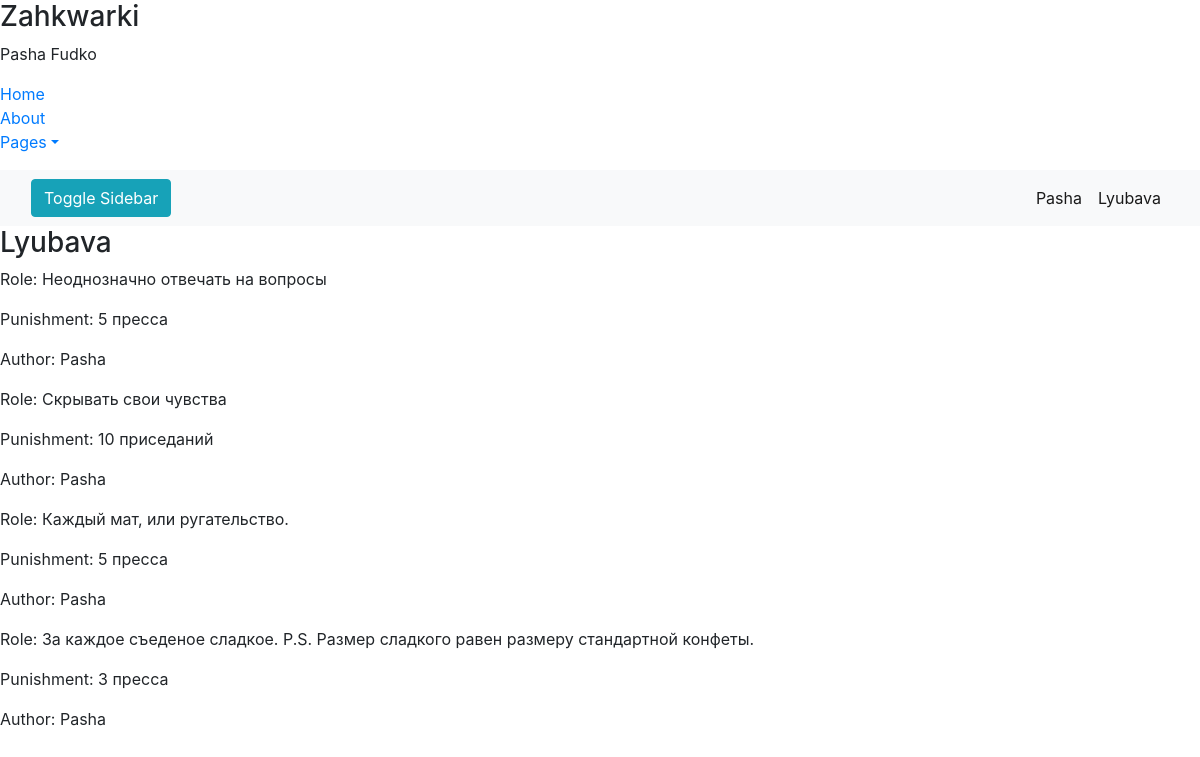
Page /show_user_list/3 on the committed database.
### blog/models.py (models this page shows, shortened)
class Post(models.Model):
    id = models.AutoField(primary_key=True)
    author = models.ForeignKey('auth.User', on_delete=models.CASCADE, related_name='author')
    for_whom = models.ForeignKey('auth.User', on_delete=models.CASCADE, related_name='for_whom')
    text = models.TextField()
    punishment_count = models.PositiveIntegerField()
    punishment_type = models.CharField(max_length=50)
    punishment_quantity = models.PositiveIntegerField(default=0)
    created_date = models.DateTimeField(default=timezone.now)
    published_date = models.DateTimeField(blank=True, null=True)

### blog/views.py (the view)
# urls.py: path('show_user_list/<int:id>', views.show_user_list, name='user_list'),
def show_user_list(request, id):
    try:
        user = User.objects.get(id=id)
        posts = Post.objects.filter(for_whom=id)
        users = User.objects.exclude(username='admin')
    except User.DoesNotExist:
        return render(request, 'not_found.html')
    return render(request, 'blog/show_user_list.html', {'user': user, 'users': users, 'posts': posts})

### blog/templates/blog/show_user_list.html (shortened to what this page needs)
{% extends 'blog/post_list.html' %}
{% block content %}
    <h3>{{ user.username }}</h3>
    {% for post in posts %}
        <div class="row">
            <div class="col-11">
                <p>Role: {{ post.text }}</p>
                <p>Punishment: {{ post.punishment_quantity }} {{ post.punishment_type }}</p>
                <p>Author: {{ post.author }}</p>
            </div>
        </div>
    {% endfor %}
{% endblock %}

### blog/templates/blog/post_list.html (shortened to what this page needs)
<html>
  <head>
    <link rel="stylesheet" href="https://stackpath.bootstrapcdn.com/bootstrap/4.2.1/css/bootstrap.min.css">
    {% load static %}
    <link rel="stylesheet" type="text/css" href="{% static 'css/style.scss' %}">
  </head>
  <body>
    <div class="wrapper" id="app">
        {% block sidebar %}
            <nav id="sidebar">
                <div class="sidebar-header">
                    <h3>Zahkwarki</h3>
                </div>
                <ul class="list-unstyled components">
                    <p>Pasha Fudko</p>
                    <li class="">
                        <a href="{% url 'post_list' %}">Home</a>
                    </li>
                    <li>
                        <a href="{% url 'about' %}">About</a>
                    </li>
                    <li>
                        <a href="#pageSubmenu" data-toggle="collapse" aria-expanded="false" class="dropdown-toggle">Pages</a>
                    </li>
                </ul>
            </nav>
        {% endblock %}
        <div id="content">
            {% block header %}
                <nav class="navbar navbar-expand-lg navbar-light bg-light">
                    <div class="container-fluid">
                        <button type="button" id="sidebarCollapse" class="btn btn-info">
                            <span>Toggle Sidebar</span>
                        </button>
                        <div class="collapse navbar-collapse" id="navbarSupportedContent">
                            <ul class="nav navbar-nav ml-auto">
                                {% for user in users %}
                                    <li class="nav-item active">
                                        <a class="nav-link" href="{% url 'user_list' user.id %}">{{ user.username }}</a>
                                    </li>
                                {% endfor %}
                            </ul>
                        </div>
                    </div>
                </nav>
            {% endblock %}
            {% block content %}{% endblock %}
        </div>
    </div>
  </body>
</html>

### rows in the picture
Post: text "Неоднозначно отвечать на вопросы", punishment_quantity "5", punishment_type "пресса", author "Pasha"
Post: text "Скрывать свои чувства", punishment_quantity "10", punishment_type "приседаний", author "Pasha"
Post: text "Каждый мат, или ругательство.", punishment_quantity "5", punishment_type "пресса", author "Pasha"
Post: text "За каждое съеденое сладкое. P.S. Размер сладкого равен размеру стандартной конфеты.", punishment_quantity "3", punishment_type "пресса", author "Pasha"

### other values in the picture
{{ user.username }} "Pasha"
{{ user.username }} "Lyubava"
